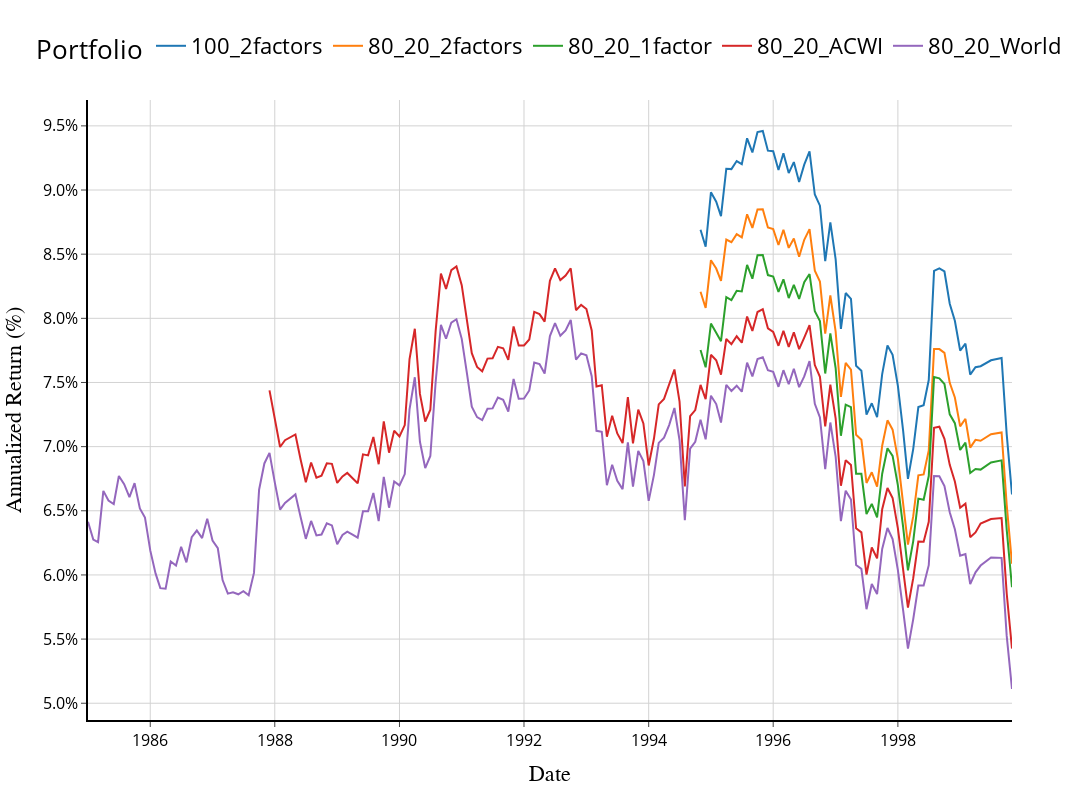

Notebook code for this chart:
### Code cell
from src.plots.basics_streamlit import *

plot_annualized_returns_streamlit(final_results)

### Figure 1 — Plotly figure (JSON) as saved in the notebook; plotly's stock layout.template omitted (floating-point values rounded to 4 significant figures; data arrays with more than 128 entries replaced by an {"elided": "..."} marker saying what was removed)
{"data": [{"hovertemplate": "Portfolio=100_2factors<br>Date=%{x}<br>Annualized Return (%)=%{y}<extra></extra>", "legendgroup": "100_2factors", "line": {"color": "#1F77B4", "dash": "solid", "width": 2}, "marker": {"symbol": "circle"}, "mode": "lines", "name": "100_2factors", "orientation": "v", "showlegend": true, "type": "scatter", "x": {"elided": "177 str values"}, "xaxis": "x", "y": {"elided": "177 float values"}, "yaxis": "y"}, {"hovertemplate": "Portfolio=80_20_2factors<br>Date=%{x}<br>Annualized Return (%)=%{y}<extra></extra>", "legendgroup": "80_20_2factors", "line": {"color": "#FF7F0E", "dash": "solid", "width": 2}, "marker": {"symbol": "circle"}, "mode": "lines", "name": "80_20_2factors", "orientation": "v", "showlegend": true, "type": "scatter", "x": {"elided": "177 str values"}, "xaxis": "x", "y": {"elided": "177 float values"}, "yaxis": "y"}, {"hovertemplate": "Portfolio=80_20_1factor<br>Date=%{x}<br>Annualized Return (%)=%{y}<extra></extra>", "legendgroup": "80_20_1factor", "line": {"color": "#2CA02C", "dash": "solid", "width": 2}, "marker": {"symbol": "circle"}, "mode": "lines", "name": "80_20_1factor", "orientation": "v", "showlegend": true, "type": "scatter", "x": {"elided": "177 str values"}, "xaxis": "x", "y": {"elided": "177 float values"}, "yaxis": "y"}, {"hovertemplate": "Portfolio=80_20_ACWI<br>Date=%{x}<br>Annualized Return (%)=%{y}<extra></extra>", "legendgroup": "80_20_ACWI", "line": {"color": "#D62728", "dash": "solid", "width": 2}, "marker": {"symbol": "circle"}, "mode": "lines", "name": "80_20_ACWI", "orientation": "v", "showlegend": true, "type": "scatter", "x": {"elided": "177 str values"}, "xaxis": "x", "y": {"elided": "177 float values"}, "yaxis": "y"}, {"hovertemplate": "Portfolio=80_20_World<br>Date=%{x}<br>Annualized Return (%)=%{y}<extra></extra>", "legendgroup": "80_20_World", "line": {"color": "#9467BD", "dash": "solid", "width": 2}, "marker": {"symbol": "circle"}, "mode": "lines", "name": "80_20_World", "orientation": "v", "showlegend": true, "type": "scatter", "x": {"elided": "177 str values"}, "xaxis": "x", "y": {"elided": "177 float values"}, "yaxis": "y"}], "layout": {"font": {"color": "black"}, "height": 800, "legend": {"font": {"size": 22}, "orientation": "h", "title": {"text": "Portfolio"}, "tracegroupgap": 0, "x": 0.5, "xanchor": "center", "y": 1.05, "yanchor": "bottom"}, "title": {"font": {"family": "Arial", "size": 25}, "text": " "}, "width": 1200, "xaxis": {"anchor": "y", "domain": [0, 1], "gridcolor": "lightgray", "gridwidth": 1, "linecolor": "black", "linewidth": 2, "showgrid": true, "tickfont": {"color": "black", "size": 16}, "tickformat": "%Y", "title": {"font": {"color": "black", "family": "Arial", "size": 22}, "text": "Date"}}, "yaxis": {"anchor": "x", "domain": [0, 1], "gridcolor": "lightgray", "gridwidth": 1, "linecolor": "black", "linewidth": 2, "showgrid": true, "tickfont": {"color": "black", "size": 16}, "tickformat": ".1%", "title": {"font": {"color": "black", "family": "Arial", "size": 22}, "text": "Annualized Return (%)"}}}}
